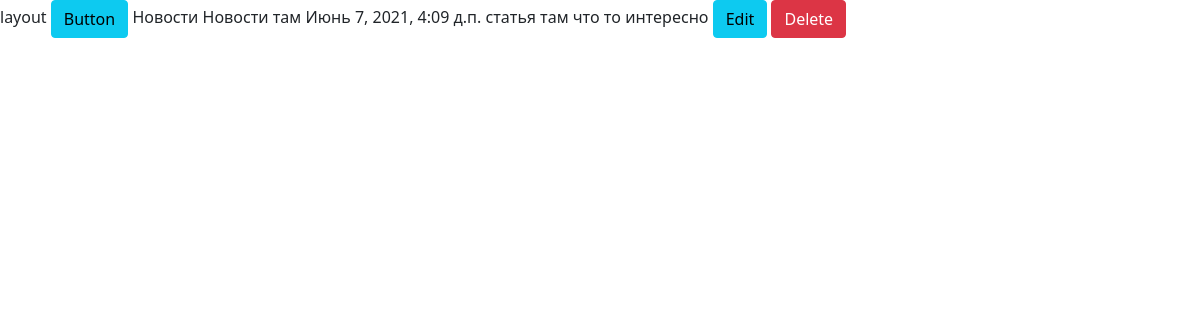
Screenshot of /news/1 with the database file from the repository.
### news/models.py (models this page shows, shortened)
class Articles(models.Model):
    title = models.CharField('Название', max_length=50)
    anons = models.CharField('Анонс', max_length=250)
    full_text = models.TextField('Статья')
    date = models.DateTimeField('Дата публикации')
    class Meta:
        verbose_name = 'Новость'
        verbose_name_plural = 'Новости'

### news/views.py (the view)
# urls.py: path('<int:pk>', views.NewsDetailView.as_view(), name='news-detail'),
class NewsDetailView(DetailView):
    model = Articles
    template_name = 'news/details_view.html'
    context_object_name = 'article'

### templates/news/details_view.html (shortened to what this page needs)
{% extends 'main/layout.html' %}
{% block content %}
Новости
{{ article.title }}
{{ article.date }}
{{ article.full_text }}
<a href="{% url 'news-update' article.id %}" class="btn btn-info">Edit</a>
<a href="{% url 'news-delete' article.id %}" class="btn btn-danger">Delete</a>
{% endblock %}

### static/main/css/main.css (style rules this page uses)
body { background : white; }

### rows the page displays
Articles: title "Новости там", date "Июнь 7, 2021, 4:09 д.п.", full_text "статья там что то интересно"
